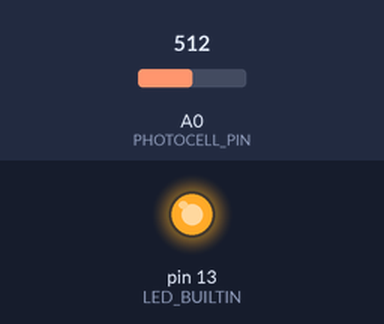
A sketch run on a simulated Arduino Uno, built with avr-gcc and run on an emulated ATmega328P. Shown: output pins drawn as LEDs (lit = HIGH). The inputs (shaded band) are chosen by the test bench; at power-on: A0 (PHOTOCELL_PIN) = 512.

Above: at 1.2 s.
1.3 s: A0 (PHOTOCELL_PIN) set to 540
At 2.4 s:
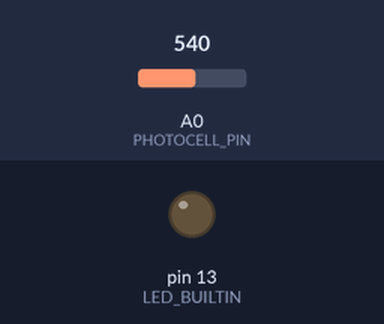
3.2 s: A0 (PHOTOCELL_PIN) set to 511
At 4.7 s:
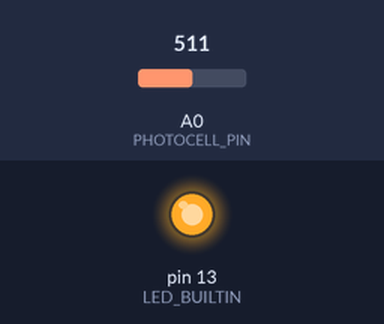
5.1 s: A0 (PHOTOCELL_PIN) set to 716
At 6.9 s:
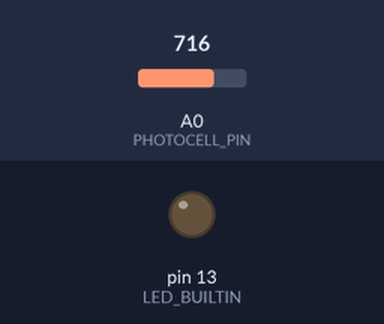
Timing chart, 0 to 8.4 s (numbered marks = the images above; inputs shaded):
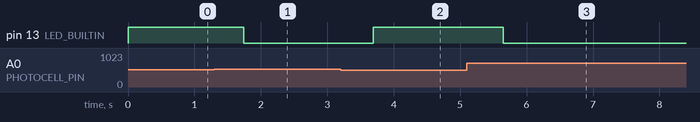

The sketch:

photo_cell.ino
```cpp
#include <CircularBuffer.h>
#include "RunningMedian.h"

#define SAMPLE_SIZE 3
#define ALERT_AFTER_MINUTES 10
#define SAFEGUARD_ALERT_AFTER_MINUTES 60
#define BUZZER_PIN 8
#define PHOTOCELL_PIN A0
#define MEDIAN_SAMPLING_FREQUENCY 200
#define SAMPLING_FREQUENCY 30
#define TONE_INTERVALL_MILLIS 300

unsigned long triggerAlertAt = -1;
unsigned long safeguardAlertAt = -1;
unsigned long lastSampleAt = -1;
unsigned long lastMedianSampleAt = -1;
unsigned long swapToneAt = -1;

bool inUse = false;
bool playAlert = false;
bool toneState = 0;

CircularBuffer<int,SAMPLE_SIZE> medianSamples;
RunningMedian samples = RunningMedian(10);

void setup() {
  Serial.begin(9600);
  pinMode(BUZZER_PIN, OUTPUT);
  pinMode(LED_BUILTIN, OUTPUT);
  digitalWrite(LED_BUILTIN, HIGH);
  triggerAlertAt = millis() + milisecondsFor(ALERT_AFTER_MINUTES);
  safeguardAlertAt = millis() + milisecondsFor(SAFEGUARD_ALERT_AFTER_MINUTES);
  lastSampleAt = millis();
  lastMedianSampleAt = millis();
  swapToneAt = millis();
}

unsigned long milisecondsFor(long minutes){
  return minutes*60*1000;
}

void loop() {
  addSample();

  processState( parseSamples() );

  checkAlerts();

  toneIt();
}

void addSample(){
  if(millis() > lastSampleAt){
    samples.add( analogRead(PHOTOCELL_PIN) );
    addMedianSample( samples.getMedian() );

    lastSampleAt = millis() + SAMPLING_FREQUENCY;
  }
}

void addMedianSample(long v){
  if(millis() > lastMedianSampleAt){
    medianSamples.push(v);
    lastMedianSampleAt = millis() + MEDIAN_SAMPLING_FREQUENCY;
  }
}

void processState(int state){
  switch(state){
    case -1:
      digitalWrite(LED_BUILTIN, HIGH);
      inUse = false;
      startCounterForAlert();
      break;
    case 1:
      digitalWrite(LED_BUILTIN, LOW);
      inUse = true;
      resetAlert();
      break;
    case 2:
      // state did not change
    break;
  }
}

void checkAlerts(){
  checkAlertTrigger();
  checkSafeGuardAlertTrigger();
}

void startCounterForAlert(){
  triggerAlertAt = millis() + milisecondsFor(ALERT_AFTER_MINUTES);
}

void resetAlert(){
  stopBuzz();
}

void checkSafeGuardAlertTrigger(){
  if(millis() > safeguardAlertAt){ buzzThis(); }
}

void checkAlertTrigger(){
  if(!inUse){
    if(millis() > triggerAlertAt){ buzzThis(); }
  }
}

void buzzThis(){
  playAlert = true;
}

void stopBuzz(){
  playAlert = false;
  safeguardAlertAt = millis() + milisecondsFor(SAFEGUARD_ALERT_AFTER_MINUTES);
}

void toneIt(){
  if(playAlert == true){
    if(millis() > swapToneAt){
      toneState = !toneState;
      swapToneAt = millis() + TONE_INTERVALL_MILLIS;
      toneState ? tone(BUZZER_PIN,330) : noTone(BUZZER_PIN);
    }
  }else{
    noTone(BUZZER_PIN);
  }
}

int parseSamples(){
  int returnValue = 2;
  if(medianSamples.size() < SAMPLE_SIZE){ return returnValue; }

  if( abs(medianSamples.last() - medianSamples[SAMPLE_SIZE-2] ) < 20
        && abs(medianSamples.first() - medianSamples.last()) > 20 ){
    if(medianSamples.first() < medianSamples.last()){
      returnValue = 1;
    }else{
      returnValue = -1;
    }
  }else{
    returnValue = 2;
  }

  return returnValue;
}
```

RunningMedian.cpp
```cpp
//
//    FILE: RunningMedian.cpp
//  AUTHOR: Rob.Tillaart at gmail.com
// VERSION: 0.1.14
// PURPOSE: RunningMedian library for Arduino
//
// HISTORY:
// 0.1.00 - 2011-02-16 initial version
// 0.1.01 - 2011-02-22 added remarks from CodingBadly
// 0.1.02 - 2012-03-15 added
// 0.1.03 - 2013-09-30 added _sorted flag, minor refactor
// 0.1.04 - 2013-10-17 added getAverage(uint8_t) - kudo's to Sembazuru
// 0.1.05 - 2013-10-18 fixed bug in sort; removes default constructor; dynamic memory
// 0.1.06 - 2013-10-19 faster sort, dynamic arrays, replaced sorted float array with indirection array
// 0.1.07 - 2013-10-19 add correct median if _cnt is even.
// 0.1.08 - 2013-10-20 add getElement(), add getSottedElement() add predict()
// 0.1.09 - 2014-11-25 float to double (support ARM)
// 0.1.10 - 2015-03-07 fix clear
// 0.1.11 - 2015-03-29 undo 0.1.10 fix clear
// 0.1.12 - 2015-07-12 refactor constructor + const
// 0.1.13 - 2015-10-30 fix getElement(n) - kudos to Gdunge
// 0.1.14 - 2017-07-26 revert double to float - issue #33
//
// Released to the public domain
//

#include "RunningMedian.h"

RunningMedian::RunningMedian(const uint8_t size)
{
  _size = constrain(size, MEDIAN_MIN_SIZE, MEDIAN_MAX_SIZE);

#ifdef RUNNING_MEDIAN_USE_MALLOC
  _ar = (float *) malloc(_size * sizeof(float));
  _p = (uint8_t *) malloc(_size * sizeof(uint8_t));
#endif

  clear();
}

RunningMedian::~RunningMedian()
{
#ifdef RUNNING_MEDIAN_USE_MALLOC
  free(_ar);
  free(_p);
#endif
}

// resets all counters
void RunningMedian::clear()
{
  _cnt = 0;
  _idx = 0;
  _sorted = false;
  for (uint8_t i = 0; i < _size; i++) _p[i] = i;
}

// adds a new value to the data-set
// or overwrites the oldest if full.
void RunningMedian::add(float value)
{
  _ar[_idx++] = value;
  if (_idx >= _size) _idx = 0; // wrap around
  if (_cnt < _size) _cnt++;
  _sorted = false;
}

float RunningMedian::getMedian()
{
  if (_cnt == 0) return NAN;

  if (_sorted == false) sort();

  if (_cnt & 0x01) return _ar[_p[_cnt/2]];
  else return (_ar[_p[_cnt/2]] + _ar[_p[_cnt/2 - 1]]) / 2;
}

#ifdef RUNNING_MEDIAN_ALL
float RunningMedian::getAverage()
{
  if (_cnt == 0) return NAN;

  float sum = 0;
  for (uint8_t i=0; i< _cnt; i++) sum += _ar[i];
  return sum / _cnt;
}

float RunningMedian::getAverage(uint8_t nMedians)
{
  if ((_cnt == 0) || (nMedians == 0)) return NAN;

  if (_cnt < nMedians) nMedians = _cnt;     // when filling the array for first time
  uint8_t start = ((_cnt - nMedians) / 2);
  uint8_t stop = start + nMedians;

  if (_sorted == false) sort();

  float sum = 0;
  for (uint8_t i = start; i < stop; i++) sum += _ar[_p[i]];
  return sum / nMedians;
}

float RunningMedian::getElement(const uint8_t n)
{
  if ((_cnt == 0) || (n >= _cnt)) return NAN;

  uint8_t pos = _idx + n;
  if (pos >= _cnt) // faster than %
  {
    pos -= _cnt;
  }
  return _ar[pos];
}

float RunningMedian::getSortedElement(const uint8_t n)
{
  if ((_cnt == 0) || (n >= _cnt)) return NAN;

  if (_sorted == false) sort();
  return _ar[_p[n]];
}

// n can be max <= half the (filled) size
float RunningMedian::predict(const uint8_t n)
{
  if ((_cnt == 0) || (n >= _cnt/2)) return NAN;

  float med = getMedian();  // takes care of sorting !
  if (_cnt & 0x01)
  {
    return max(med - _ar[_p[_cnt/2-n]], _ar[_p[_cnt/2+n]] - med);
  }
  else
  {
    float f1 = (_ar[_p[_cnt/2 - n]] + _ar[_p[_cnt/2 - n - 1]])/2;
    float f2 = (_ar[_p[_cnt/2 + n]] + _ar[_p[_cnt/2 + n - 1]])/2;
    return max(med - f1, f2 - med)/2;
  }
}
#endif

void RunningMedian::sort()
{
  // bubble sort with flag
  for (uint8_t i = 0; i < _cnt-1; i++)
  {
    bool flag = true;
    for (uint8_t j = 1; j < _cnt-i; j++)
    {
      if (_ar[_p[j-1]] > _ar[_p[j]])
      {
        uint8_t t = _p[j-1];
        _p[j-1] = _p[j];
        _p[j] = t;
        flag = false;
      }
    }
    if (flag) break;
  }
  _sorted = true;
}

// END OF FILE
```

RunningMedian.h
```cpp
//
//    FILE: RunningMedian.h
//  AUTHOR: Rob dot Tillaart at gmail dot com
// PURPOSE: RunningMedian library for Arduino
// VERSION: 0.1.14
//     URL: http://arduino.cc/playground/Main/RunningMedian
// HISTORY: See RunningMedian.cpp
//
// Released to the public domain
//

#ifndef RunningMedian_h
#define RunningMedian_h

#if defined(ARDUINO) && ARDUINO >= 100
#include "Arduino.h"
#else
#include "WProgram.h"
#endif

#include <inttypes.h>

#define RUNNING_MEDIAN_VERSION "0.1.14"

// prepare for dynamic version
// not tested use at own risk :)
// #define RUNNING_MEDIAN_USE_MALLOC

// conditional compile to minimize lib
// by removeing a lot of functions.
#define RUNNING_MEDIAN_ALL


// should at least be 5 to be practical
// odd size results in a 'real' middle element.
// even size takes the lower of the two middle elements
#define MEDIAN_MIN_SIZE     1
#define MEDIAN_MAX_SIZE     19          // adjust if needed


class RunningMedian
{
public:
  explicit RunningMedian(const uint8_t size);  // # elements in the internal buffer
  ~RunningMedian();                            // destructor

  void clear();                        // resets internal buffer and var
  void add(const float value);        // adds a new value to internal buffer, optionally replacing the oldest element.
  float getMedian();                  // returns the median == middle element

#ifdef RUNNING_MEDIAN_ALL
  float getAverage();                 // returns average of the values in the internal buffer
  float getAverage(uint8_t nMedian);  // returns average of the middle nMedian values, removes noise from outliers
  float getHighest() { return getSortedElement(_cnt - 1); };
  float getLowest()  { return getSortedElement(0); };

  float getElement(const uint8_t n);        // get n'th element from the values in time order
  float getSortedElement(const uint8_t n);  // get n'th element from the values in size order
  float predict(const uint8_t n);           // predict the max change of median after n additions

  uint8_t getSize() { return _size; };  // returns size of internal buffer
  uint8_t getCount() { return _cnt; };  // returns current used elements, getCount() <= getSize()
#endif

protected:
  boolean _sorted;
  uint8_t _size;
  uint8_t _cnt;
  uint8_t _idx;

#ifdef RUNNING_MEDIAN_USE_MALLOC
  float * _ar;
  uint8_t * _p;
#else
  float _ar[MEDIAN_MAX_SIZE];
  uint8_t _p[MEDIAN_MAX_SIZE];
#endif
  void sort();
};

#endif
// END OF FILE
```

Measured:
- the behaviour switches between 532 and 533 on A0 (PHOTOCELL_PIN) (found by bisection; images 0 and 1)
- after the input at 1.3 s, pin 13 (LED_BUILTIN): HIGH → LOW after 0.44 s
- after the input at 3.2 s, pin 13 (LED_BUILTIN): LOW → HIGH after 0.49 s
- after the input at 5.1 s, pin 13 (LED_BUILTIN): HIGH → LOW after 0.55 s
